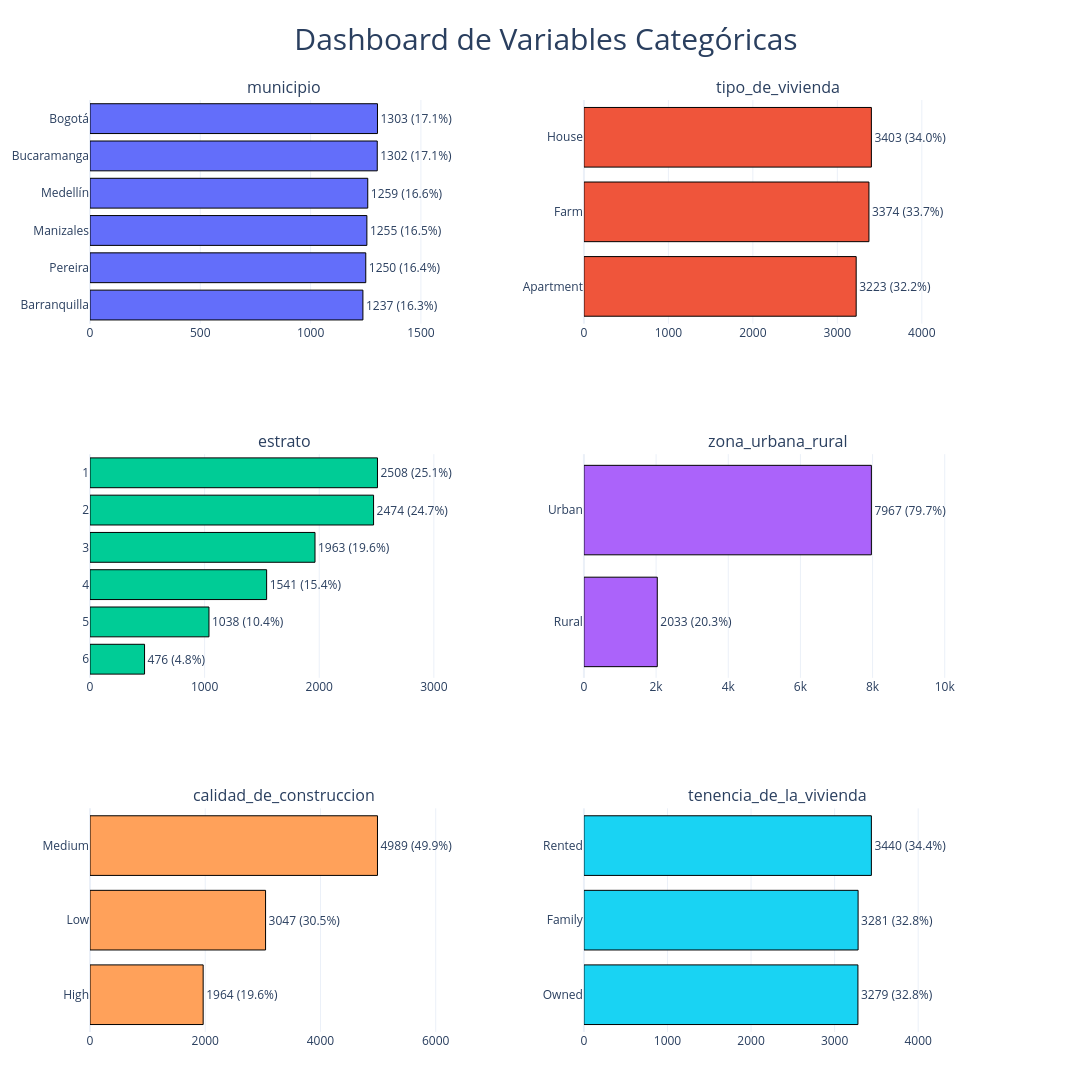

Write notebook code for a chart like this one.
### Code cell
#================================ #
# DASHBOARD VARIABLES CATEGÓRICAS #
#================================ #

def dashboard_categoricas_px(df, cols, top_n=6):

    fig = make_subplots(
        rows=3,
        cols=2,
        subplot_titles=cols,
        vertical_spacing=0.14,
        horizontal_spacing=0.12
    )

    colores = [
        "#636EFA",
        "#EF553B",
        "#00CC96",
        "#AB63FA",
        "#FFA15A",
        "#19D3F3"
    ]

    for i,col in enumerate(cols):

        fila = (i//2)+1
        columna = (i%2)+1

        conteo = (
            df[col]
            .astype(str)
            .value_counts(dropna=False)
            .head(top_n)
            .reset_index()
        )

        conteo.columns = ["Categoria","Frecuencia"]

        conteo["Porcentaje"] = (
            conteo["Frecuencia"] /
            conteo["Frecuencia"].sum()*100
        ).round(1)

        conteo = conteo.sort_values(
            by="Frecuencia",
            ascending=True
        )

        fig.add_trace(

            go.Bar(
                x=conteo["Frecuencia"],
                y=conteo["Categoria"],
                orientation="h",
                text=[
                    f"{f} ({p}%)"
                    for f,p in zip(
                        conteo["Frecuencia"],
                        conteo["Porcentaje"]
                    )
                ],
                textposition="outside",
                cliponaxis=False,
                marker=dict(
                    color=colores[i%len(colores)],
                    line=dict(width=1,color="black")
                ),
                hovertemplate=
                "<b>Categoría</b>: %{y}<br>" +
                "<b>Frecuencia</b>: %{x}<br>" +
                "<b>Porcentaje</b>: %{text}<extra></extra>",
                showlegend=False
            ),

            row=fila,
            col=columna
        )

        max_x = conteo["Frecuencia"].max()

        fig.update_xaxes(
            range=[0,max_x*1.35],
            row=fila,
            col=columna
        )

    # LAYOUT
    fig.update_layout(
        template="plotly_white",
        title={
            "text":"Dashboard de Variables Categóricas",
            "x":0.5,
            "font":{"size":30}
        },
        width=1700,
        height=1450,
        margin=dict(
            l=80,
            r=120,
            t=100,
            b=60
        )
    )

    fig.update_annotations(
        font_size=16
    )

    fig.update_yaxes(
        categoryorder="total ascending"
    )

    fig.show()

# EJECUCIÓN
dashboard_categoricas_px(
    data,
    cols=[
        "municipio",
        "tipo_de_vivienda",
        "estrato",
        "zona_urbana_rural",
        "calidad_de_construccion",
        "tenencia_de_la_vivienda"
    ],
    top_n=6
)

### Figure 1 — Plotly figure (JSON) as saved in the notebook; plotly's stock layout.template omitted (floating-point values rounded to 4 significant figures)
{"data": [{"cliponaxis": false, "hovertemplate": "<b>Categoría</b>: %{y}<br><b>Frecuencia</b>: %{x}<br><b>Porcentaje</b>: %{text}<extra></extra>", "marker": {"color": "#636EFA", "line": {"color": "black", "width": 1}}, "orientation": "h", "showlegend": false, "text": ["1237 (16.3%)", "1250 (16.4%)", "1255 (16.5%)", "1259 (16.6%)", "1302 (17.1%)", "1303 (17.1%)"], "textposition": "outside", "type": "bar", "x": [1237, 1250, 1255, 1259, 1302, 1303], "xaxis": "x", "y": ["Barranquilla", "Pereira", "Manizales", "Medellín", "Bucaramanga", "Bogotá"], "yaxis": "y"}, {"cliponaxis": false, "hovertemplate": "<b>Categoría</b>: %{y}<br><b>Frecuencia</b>: %{x}<br><b>Porcentaje</b>: %{text}<extra></extra>", "marker": {"color": "#EF553B", "line": {"color": "black", "width": 1}}, "orientation": "h", "showlegend": false, "text": ["3223 (32.2%)", "3374 (33.7%)", "3403 (34.0%)"], "textposition": "outside", "type": "bar", "x": [3223, 3374, 3403], "xaxis": "x2", "y": ["Apartment", "Farm", "House"], "yaxis": "y2"}, {"cliponaxis": false, "hovertemplate": "<b>Categoría</b>: %{y}<br><b>Frecuencia</b>: %{x}<br><b>Porcentaje</b>: %{text}<extra></extra>", "marker": {"color": "#00CC96", "line": {"color": "black", "width": 1}}, "orientation": "h", "showlegend": false, "text": ["476 (4.8%)", "1038 (10.4%)", "1541 (15.4%)", "1963 (19.6%)", "2474 (24.7%)", "2508 (25.1%)"], "textposition": "outside", "type": "bar", "x": [476, 1038, 1541, 1963, 2474, 2508], "xaxis": "x3", "y": ["6", "5", "4", "3", "2", "1"], "yaxis": "y3"}, {"cliponaxis": false, "hovertemplate": "<b>Categoría</b>: %{y}<br><b>Frecuencia</b>: %{x}<br><b>Porcentaje</b>: %{text}<extra></extra>", "marker": {"color": "#AB63FA", "line": {"color": "black", "width": 1}}, "orientation": "h", "showlegend": false, "text": ["2033 (20.3%)", "7967 (79.7%)"], "textposition": "outside", "type": "bar", "x": [2033, 7967], "xaxis": "x4", "y": ["Rural", "Urban"], "yaxis": "y4"}, {"cliponaxis": false, "hovertemplate": "<b>Categoría</b>: %{y}<br><b>Frecuencia</b>: %{x}<br><b>Porcentaje</b>: %{text}<extra></extra>", "marker": {"color": "#FFA15A", "line": {"color": "black", "width": 1}}, "orientation": "h", "showlegend": false, "text": ["1964 (19.6%)", "3047 (30.5%)", "4989 (49.9%)"], "textposition": "outside", "type": "bar", "x": [1964, 3047, 4989], "xaxis": "x5", "y": ["High", "Low", "Medium"], "yaxis": "y5"}, {"cliponaxis": false, "hovertemplate": "<b>Categoría</b>: %{y}<br><b>Frecuencia</b>: %{x}<br><b>Porcentaje</b>: %{text}<extra></extra>", "marker": {"color": "#19D3F3", "line": {"color": "black", "width": 1}}, "orientation": "h", "showlegend": false, "text": ["3279 (32.8%)", "3281 (32.8%)", "3440 (34.4%)"], "textposition": "outside", "type": "bar", "x": [3279, 3281, 3440], "xaxis": "x6", "y": ["Owned", "Family", "Rented"], "yaxis": "y6"}], "layout": {"annotations": [{"font": {"size": 16}, "showarrow": false, "text": "municipio", "x": 0.22, "xanchor": "center", "xref": "paper", "y": 1, "yanchor": "bottom", "yref": "paper"}, {"font": {"size": 16}, "showarrow": false, "text": "tipo_de_vivienda", "x": 0.78, "xanchor": "center", "xref": "paper", "y": 1, "yanchor": "bottom", "yref": "paper"}, {"font": {"size": 16}, "showarrow": false, "text": "estrato", "x": 0.22, "xanchor": "center", "xref": "paper", "y": 0.62, "yanchor": "bottom", "yref": "paper"}, {"font": {"size": 16}, "showarrow": false, "text": "zona_urbana_rural", "x": 0.78, "xanchor": "center", "xref": "paper", "y": 0.62, "yanchor": "bottom", "yref": "paper"}, {"font": {"size": 16}, "showarrow": false, "text": "calidad_de_construccion", "x": 0.22, "xanchor": "center", "xref": "paper", "y": 0.24, "yanchor": "bottom", "yref": "paper"}, {"font": {"size": 16}, "showarrow": false, "text": "tenencia_de_la_vivienda", "x": 0.78, "xanchor": "center", "xref": "paper", "y": 0.24, "yanchor": "bottom", "yref": "paper"}], "height": 1450, "margin": {"b": 60, "l": 80, "r": 120, "t": 100}, "title": {"font": {"size": 30}, "text": "Dashboard de Variables Categóricas", "x": 0.5}, "width": 1700, "xaxis": {"anchor": "y", "domain": [0, 0.44], "range": [0, 1759.0]}, "xaxis2": {"anchor": "y2", "domain": [0.56, 1], "range": [0, 4594.0]}, "xaxis3": {"anchor": "y3", "domain": [0, 0.44], "range": [0, 3386.0]}, "xaxis4": {"anchor": "y4", "domain": [0.56, 1], "range": [0, 10760.0]}, "xaxis5": {"anchor": "y5", "domain": [0, 0.44], "range": [0, 6735.0]}, "xaxis6": {"anchor": "y6", "domain": [0.56, 1], "range": [0, 4644]}, "yaxis": {"anchor": "x", "categoryorder": "total ascending", "domain": [0.76, 1]}, "yaxis2": {"anchor": "x2", "categoryorder": "total ascending", "domain": [0.76, 1]}, "yaxis3": {"anchor": "x3", "categoryorder": "total ascending", "domain": [0.38, 0.62]}, "yaxis4": {"anchor": "x4", "categoryorder": "total ascending", "domain": [0.38, 0.62]}, "yaxis5": {"anchor": "x5", "categoryorder": "total ascending", "domain": [0, 0.24]}, "yaxis6": {"anchor": "x6", "categoryorder": "total ascending", "domain": [0, 0.24]}}}
